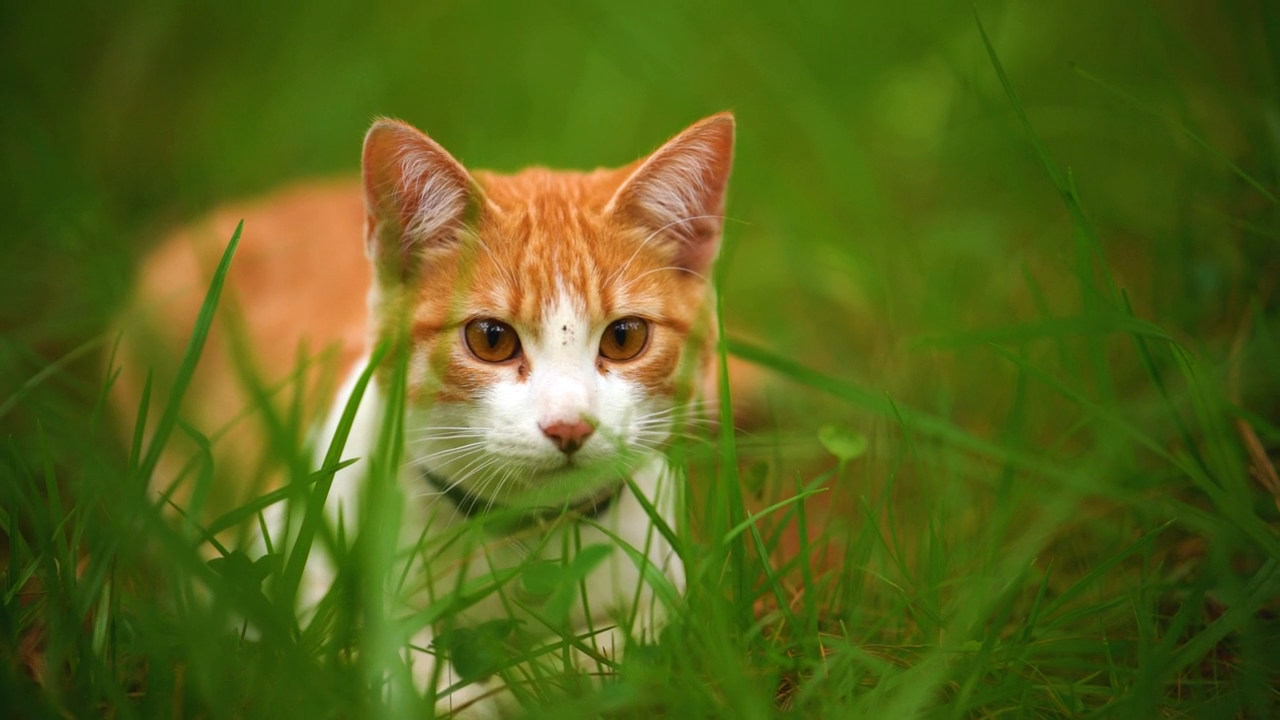
#> input picture frame 22 of Opencv视频处理/Videos/CatRun.mp4, 1280 x 720 px
$ python 09Cv2VideoSketchEffect.py
#> lines starting #> are read from the running program, lines starting #| are printed output that depends on the picture
#> in sketch_video, frame is the input picture: shape (720, 1280, 3); mean B, G, R 25.6, 100.4, 87.5
"""
简单视频素描效果
    1、读取视频：首先，我们使用OpenCV库读取输入的视频文件。
    2、处理每一帧：对于视频中的每一帧，我们都会应用素描画效果。
    我们使用边缘检测算法（如Canny边缘检测）来检测图像中的边缘，然后反转边缘图像，使其成为黑色背景上的白色轮廓。
    3、保存视频：最后，我们将处理后的帧写入输出视频文件中，以创建包含素描效果的新视频。
"""

import cv2


def sketch(frame, canny_threshold=150):
    """
    简单素描效果
    :param frame:帧，图
    :param canny_threshold:边缘因子，越大，细节越少
    :return:
    """
#> called with canny_threshold = 7
    # 将图像转换为灰度图
    gray = cv2.cvtColor(frame, cv2.COLOR_BGR2GRAY)
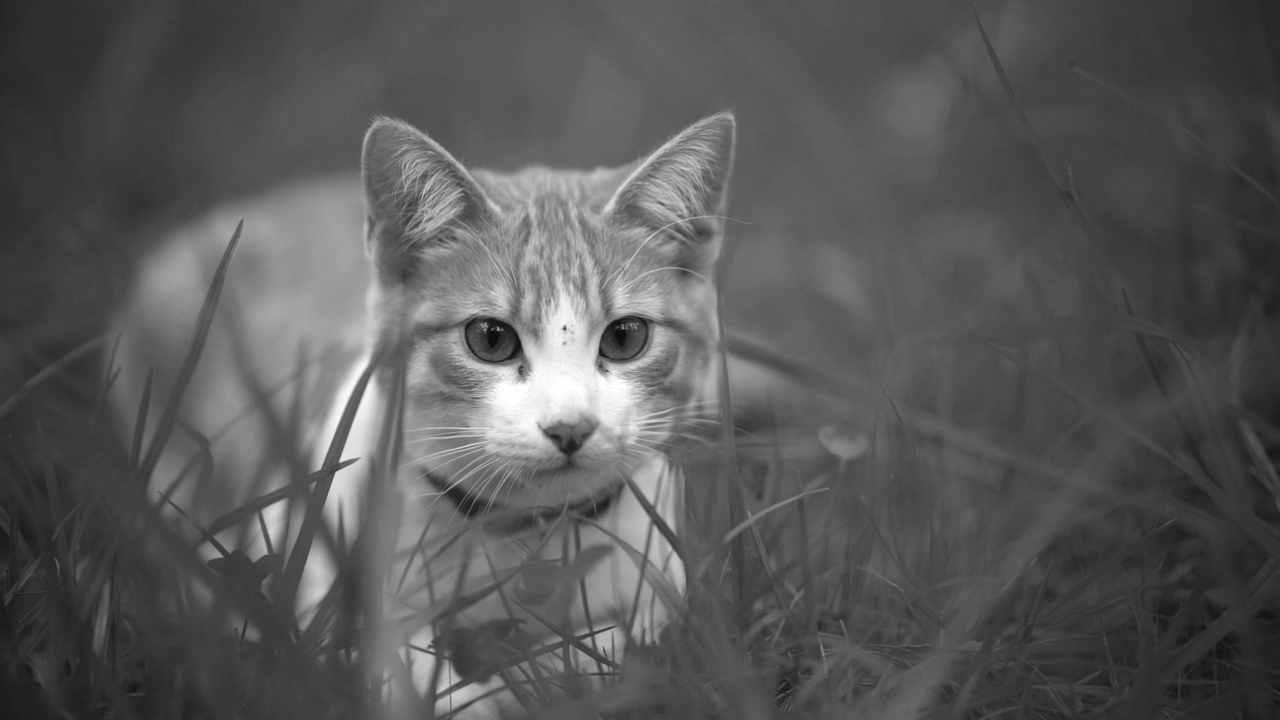
#> gray: shape (720, 1280); min 9, max 255, mean 88
    # 使用高斯模糊去除噪音
    blurred = cv2.GaussianBlur(gray, (5, 5), 0)
    # 检测边缘
    edges = cv2.Canny(blurred, canny_threshold, canny_threshold * 3)
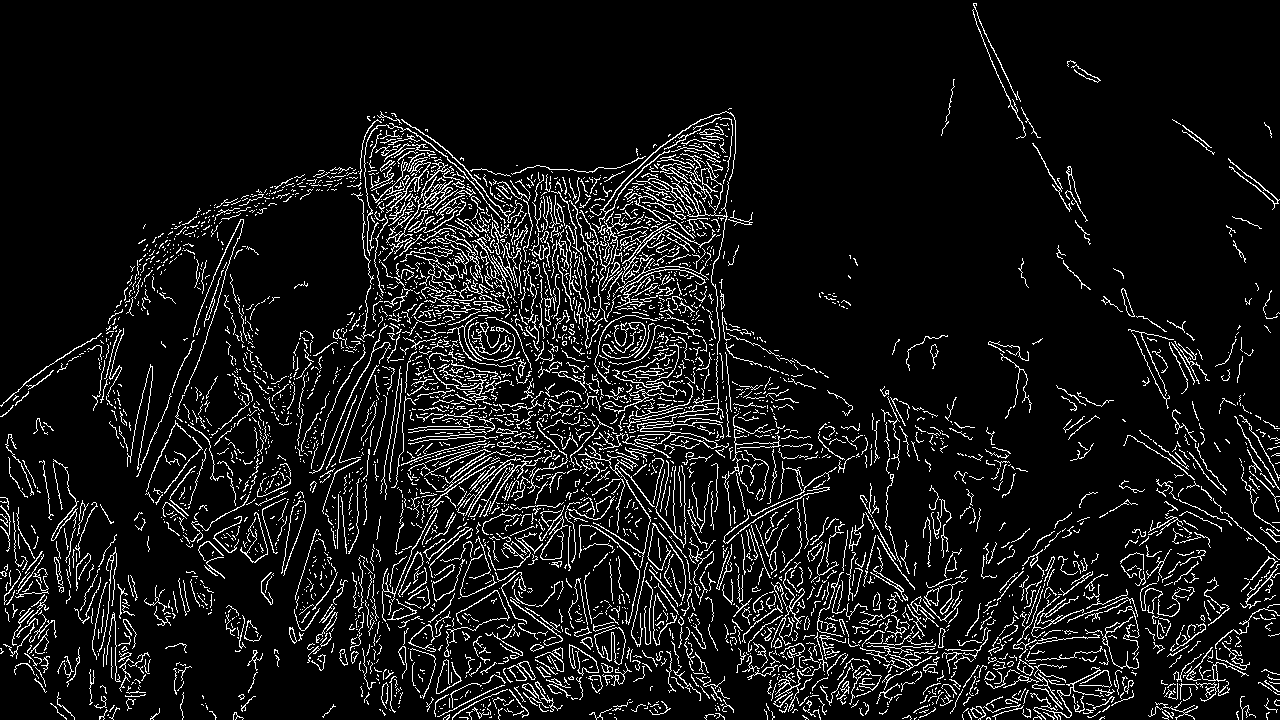
#> edges: shape (720, 1280); 8.6% white in thin lines or dots
    # 反色
    edges = 255 - edges
#> edges: shape (720, 1280); 91.4% white; black in thin lines or dots
    return edges


def sketch_video(input_video_path, output_video_path, canny_threshold=150):
    """
    简单视频素描效果
    :param input_video_path:
    :param output_video_path:
    :param canny_threshold: 边缘因子，越大，细节越少
    :return:
    """
    # 校验视频路径
    if not isinstance(input_video_path, str) or not isinstance(output_video_path, str):
        raise ValueError("Input and output video paths must be strings.")
    # 读取原始视频
    cap = cv2.VideoCapture(input_video_path)
    if not cap.isOpened():
        raise ValueError("Error: Unable to open input video.")

    # 获取视频信息
    fps = cap.get(cv2.CAP_PROP_FPS)
    width = int(cap.get(cv2.CAP_PROP_FRAME_WIDTH))
    height = int(cap.get(cv2.CAP_PROP_FRAME_HEIGHT))

    # 校验视频尺寸
    if width <= 0 or height <= 0:
        raise ValueError("Error: Invalid video dimensions.")

    # 定义视频编码器
    fourcc = cv2.VideoWriter_fourcc(*'mp4v')
    # 创建 VideoWriter 对象
    out = cv2.VideoWriter(output_video_path, fourcc, fps, (width, height), isColor=False)

    # 处理每一帧并保存视频
    while cap.isOpened():
        ret, frame = cap.read()
        if not ret:
            break

        # 应用素描画效果
        sketch_frame = sketch(frame, canny_threshold)

        # 写入视频帧
        out.write(sketch_frame)

    # 释放资源
    cap.release()
    out.release()
    cv2.destroyAllWindows()


def main():
    # 调用函数并指定输入和输出视频文件路径
    input_video_path = "Videos/CatRun.mp4"
    output_video_path = "Videos/VideoSketchEffect.mp4"
    sketch_video(input_video_path, output_video_path, canny_threshold=7)


if __name__ == "__main__":
    main()

$ run again, starting later in the video
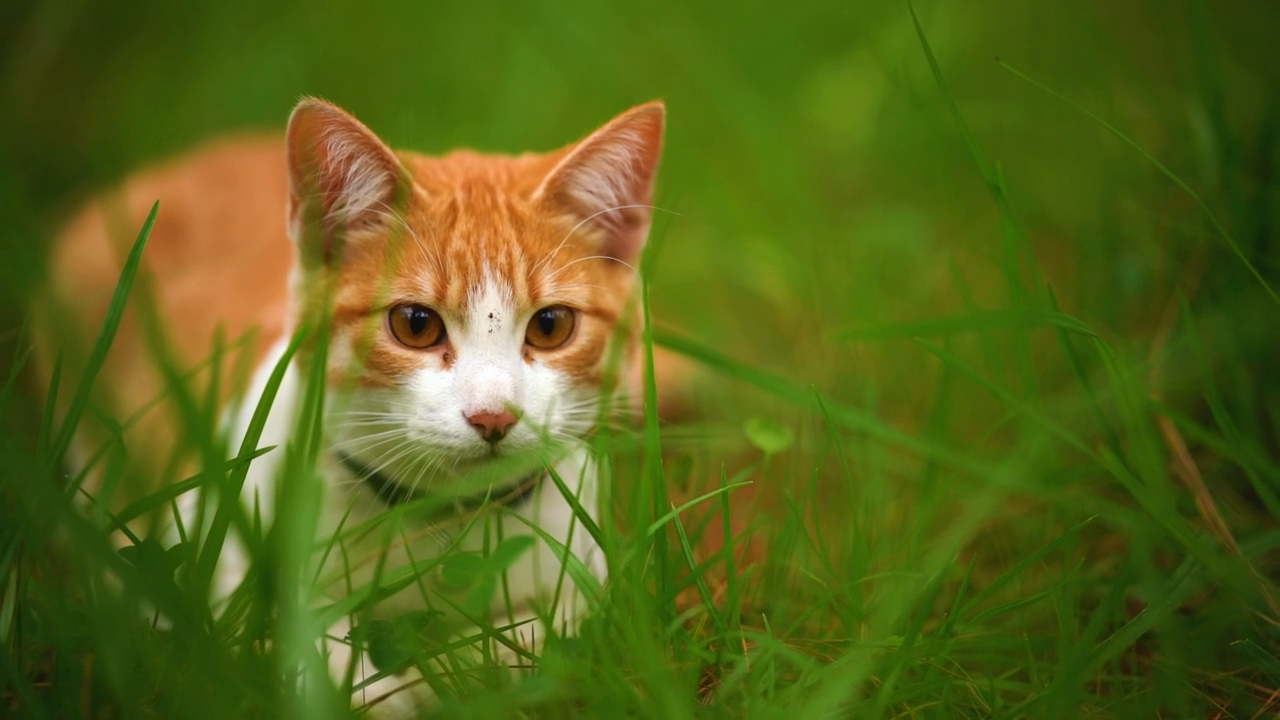
#> input picture frame 100 of Opencv视频处理/Videos/CatRun.mp4, 1280 x 720 px
#> in sketch_video, frame is the input picture: shape (720, 1280, 3); mean B, G, R 25, 99.9, 87.2
#> in sketch, `gray = cv2.cvtColor(frame, cv2.COLOR_BGR2GRAY)`:
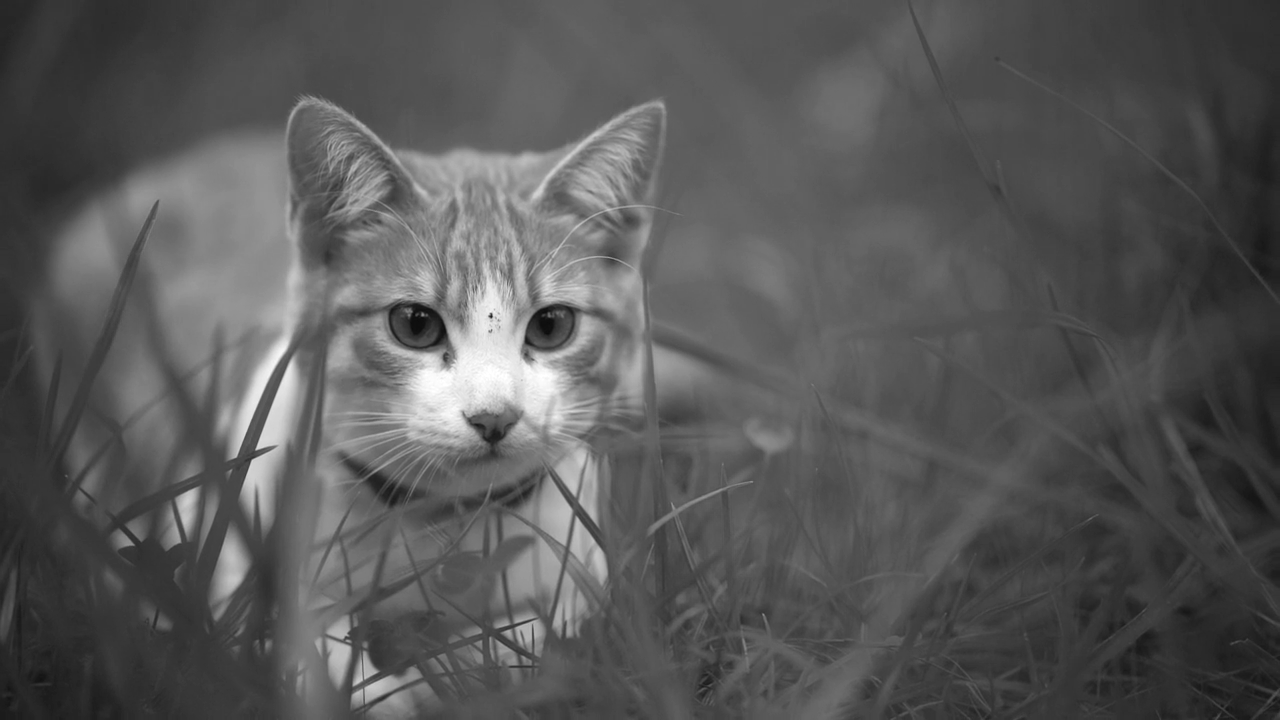
#> gray: shape (720, 1280); min 10, max 255, mean 87.6
#> in sketch, `edges = cv2.Canny(blurred, canny_threshold, canny_threshold * 3)`:
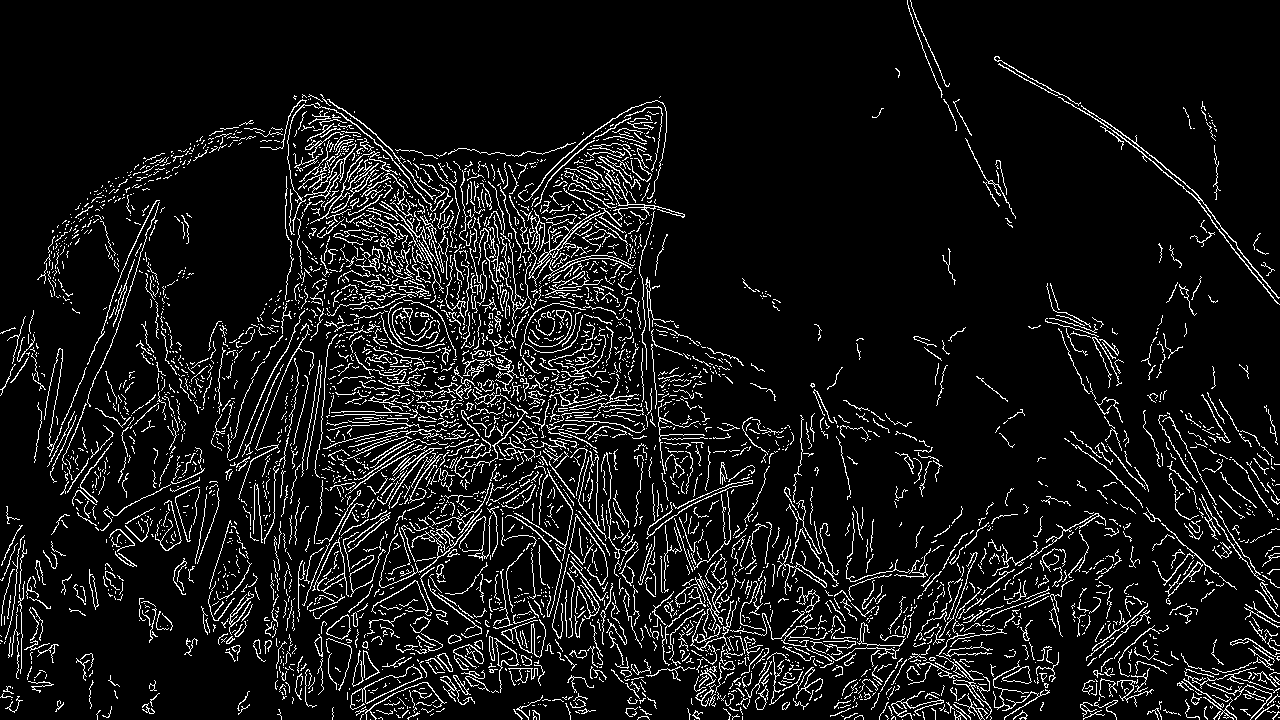
#> edges: shape (720, 1280); 8.5% white in thin lines or dots

$ run again, starting later in the video
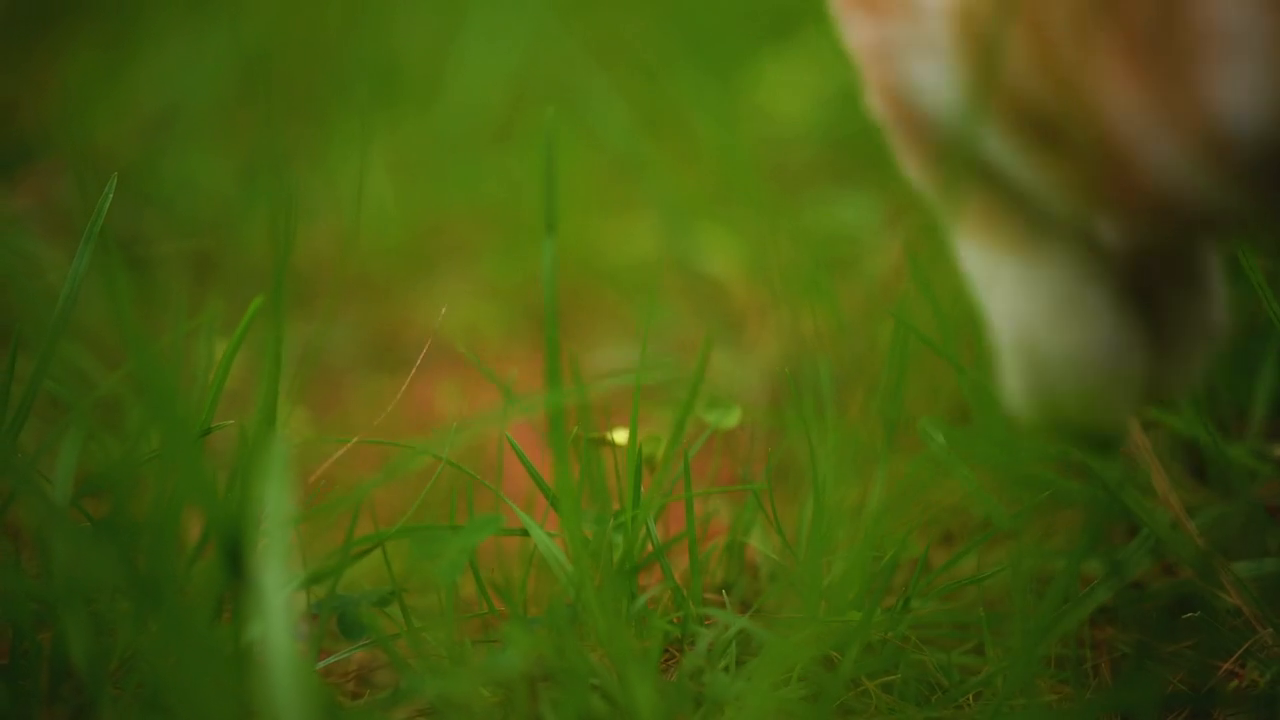
#> input picture frame 178 of Opencv视频处理/Videos/CatRun.mp4, 1280 x 720 px
#> in sketch_video, frame is the input picture: shape (720, 1280, 3); mean B, G, R 15.7, 90, 72.6
#> in sketch, `gray = cv2.cvtColor(frame, cv2.COLOR_BGR2GRAY)`:
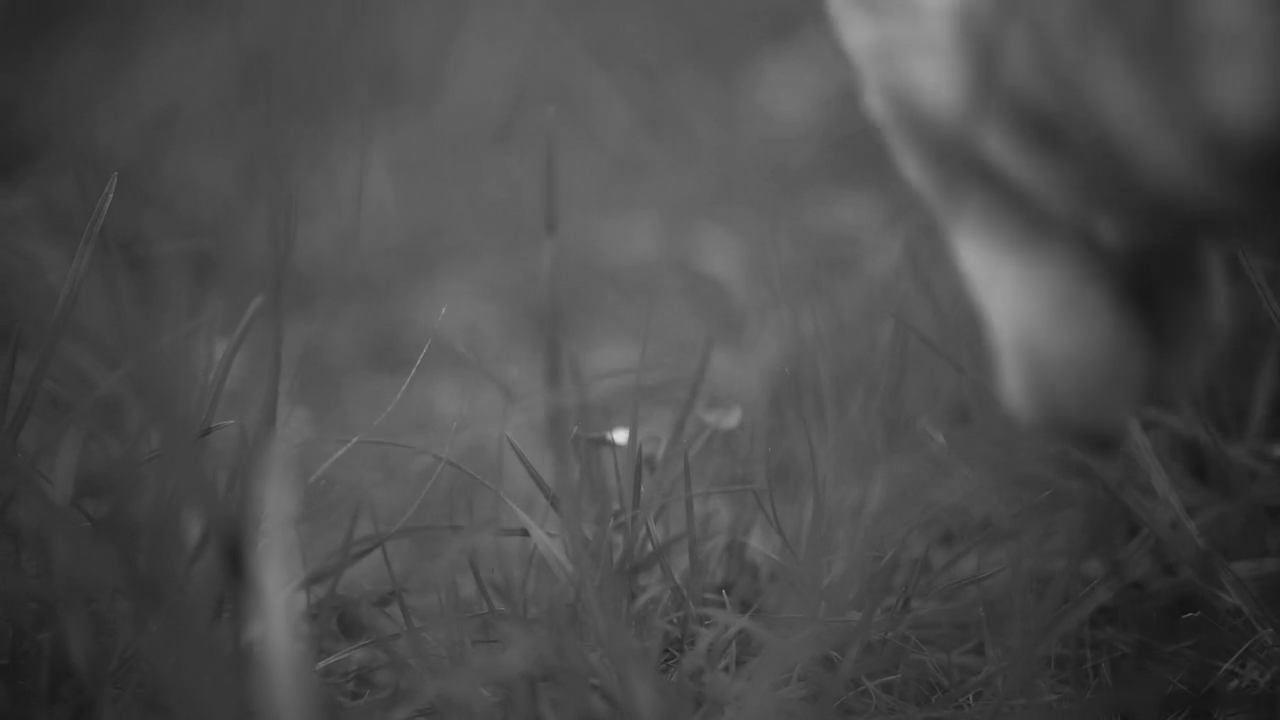
#> gray: shape (720, 1280); min 18, max 220, mean 76.4
#> in sketch, `edges = cv2.Canny(blurred, canny_threshold, canny_threshold * 3)`:
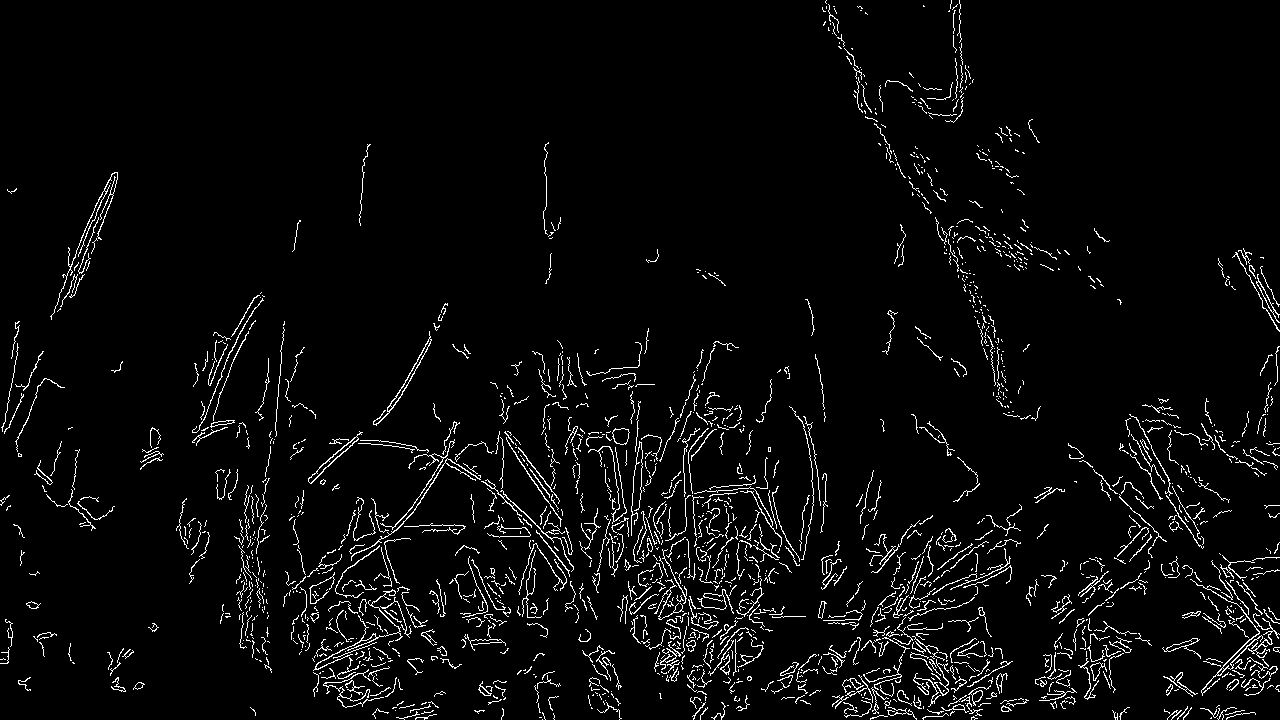
#> edges: shape (720, 1280); 4% white in thin lines or dots
